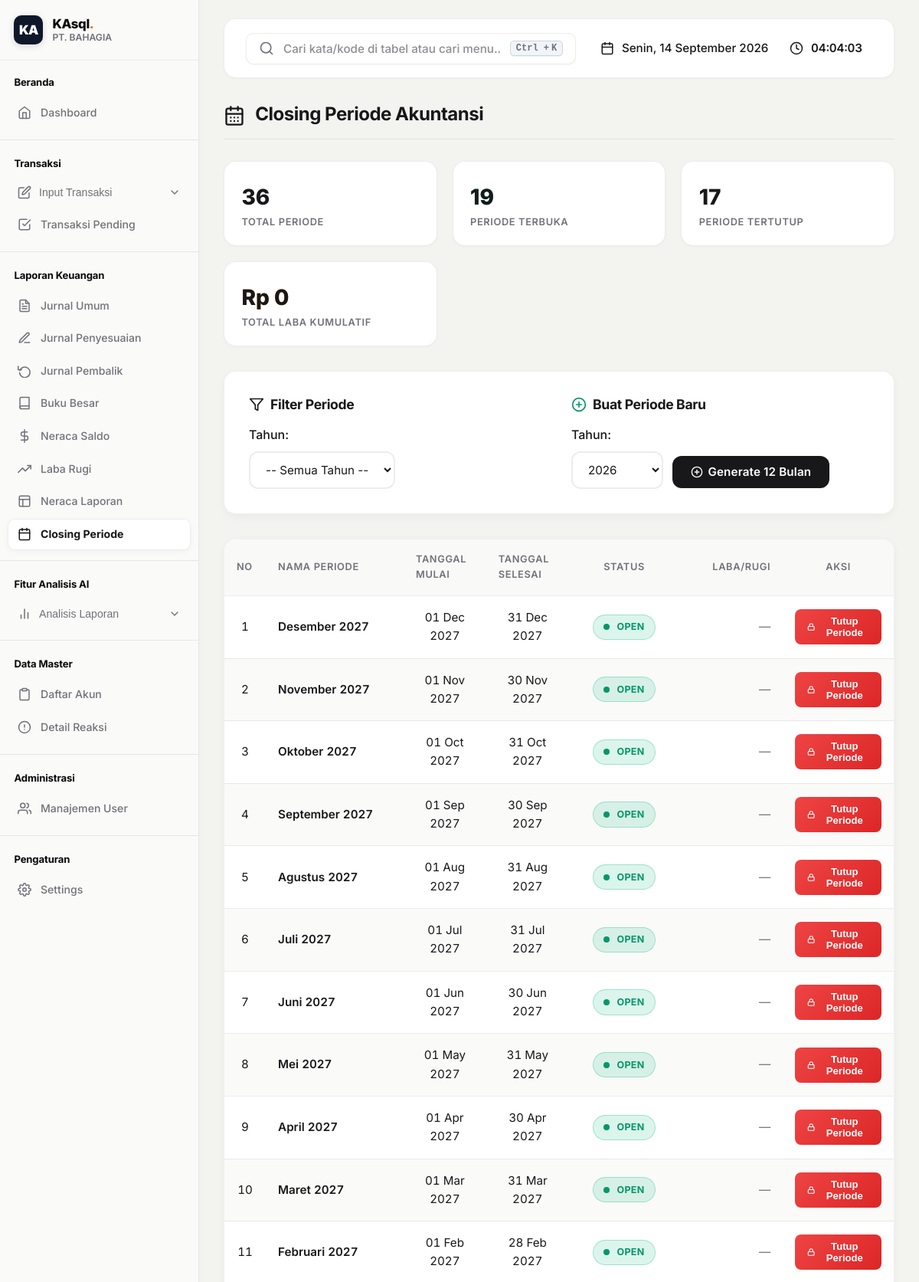
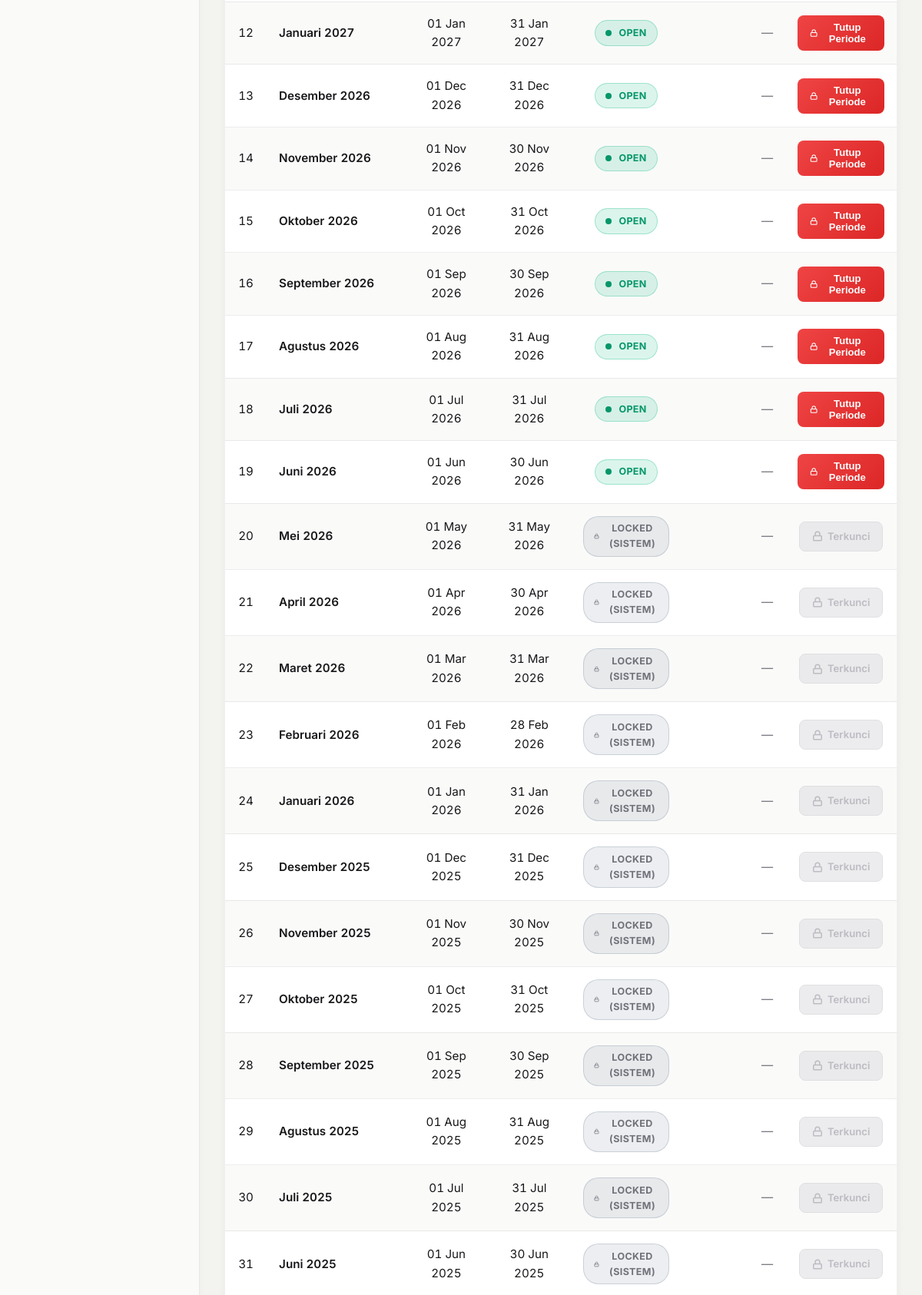
The page /closing (signed in, upper part) on the database its author committed (2 pictures, top to bottom).
### tables this page shows
CREATE TABLE `periode_akuntansi` (
  `id` int NOT NULL AUTO_INCREMENT,
  `nama_periode` varchar(50) NOT NULL,
  `tanggal_mulai` date NOT NULL,
  `tanggal_selesai` date NOT NULL,
  `status` enum('open','closed','reopened') NOT NULL DEFAULT 'open',
  `tanggal_closed` datetime DEFAULT NULL,
  `closed_by` int DEFAULT NULL,
  `laba_periode` decimal(15,2) DEFAULT '0.00',
  PRIMARY KEY (`id`),
  UNIQUE KEY `unique_periode` (`tanggal_mulai`,`tanggal_selesai`),
  KEY `fk_closed_by` (`closed_by`),
  CONSTRAINT `fk_periode_closed_by` FOREIGN KEY (`closed_by`) REFERENCES `users` (`id`) ON DELETE SET NULL
);

### app/controllers/Closing.php (called while the page is built, shortened)
<?php
class Closing extends Controller {
    public function index() {
        $db = new Database();
        $conn = $db->getConnection();
        $error = '';
        $success = '';
        $years_sql = "SELECT DISTINCT YEAR(tanggal_mulai) as tahun FROM periode_akuntansi ORDER BY tahun DESC";
        $years_res = $conn->query($years_sql);
        $years_available = [];
        if ($years_res) {
            while ($row = $years_res->fetch_assoc()) {
                $years_available[] = intval($row['tahun']);
            }
        }
        $filter_tahun = $_GET['tahun'] ?? 'semua';
        $sql_list = "SELECT pa.*, u.nama_lengkap as closed_by_name
                     FROM periode_akuntansi pa
                     LEFT JOIN users u ON pa.closed_by = u.id";
        $sql_list .= " ORDER BY pa.tanggal_mulai DESC";
        $stmt_list = $conn->prepare($sql_list);
        $stmt_list->execute();
        $result_list = $stmt_list->get_result();
        $periodes = [];
        while ($row = $result_list->fetch_assoc()) {
            $periodes[] = $row;
        }
        $data = [
            'title' => 'Closing Periode Akuntansi',
            'error' => $error,
            'success' => $success,
            'years_available' => $years_available,
            'filter_tahun' => $filter_tahun,
            'periodes' => $periodes
        ];
        $this->view('closing/index', $data);
    }
}

### core/App.php (called while the page is built, shortened)
<?php
class App {
    protected $method = 'index';
    protected $params = [];
    public function __construct() {
        $this->controller = new $this->controller;
        call_user_func_array([$this->controller, $this->method], $this->params);
    }
}

### index.php (called while the page is built, shortened)
<?php
$app = new App();

### app/views/closing/index.php (the view, shortened to what this page needs)
<!DOCTYPE html>
<html lang="id">
<head>
    <link rel="stylesheet" href="<?= BASE_URL ?>/public/css/style.css?v=<?= time() ?>">
</head>
<body>
<?php include __DIR__ . '/../layout/sidebar.php'; ?>
<div class="main-content">
    <?php include __DIR__ . '/../layout/header.php'; ?>
    <div class="container">
        <div style="display: flex; justify-content: space-between; align-items: center; border-bottom: 1px solid var(--border-color); margin-bottom: 1.75rem; padding-bottom: 1rem;">
            <h2 style="border: none; margin: 0; padding: 0;" class="page-title">
                Closing Periode Akuntansi
            </h2>
        </div>
        <?php
            $count_open = 0; $count_closed = 0; $total_laba = 0;
            foreach ($data['periodes'] as $p) {
                $is_past_locked = (strtotime($p['tanggal_selesai']) <= strtotime('2026-05-31'));
                if ($p['status'] === 'closed' || $is_past_locked) {
                    $count_closed++;
                    $total_laba += floatval($p['laba_periode']);
                } else if ($p['status'] === 'open' || $p['status'] === 'reopened') {
                    $count_open++;
                }
            }
        ?>
        <div class="period-stats">
            <div class="stat-card">
                <div class="stat-number"><?= count($data['periodes']) ?></div>
                <div class="stat-label">Total Periode</div>
            </div>
            <div class="stat-card stat-open">
                <div class="stat-number"><?= $count_open ?></div>
                <div class="stat-label">Periode Terbuka</div>
            </div>
            <div class="stat-card stat-closed">
                <div class="stat-number"><?= $count_closed ?></div>
                <div class="stat-label">Periode Tertutup</div>
            </div>
            <div class="stat-card stat-laba">
                <div class="stat-number">Rp <?= number_format(abs($total_laba), 0, ',', '.') ?></div>
                <div class="stat-label">Total <?= $total_laba >= 0 ? 'Laba' : 'Rugi' ?> Kumulatif</div>
            </div>
        </div>
        <div class="card no-print" style="margin-bottom: 2rem;">
            <div style="display: grid; grid-template-columns: repeat(auto-fit, minmax(250px, 1fr)); gap: 2rem;">
                <div>
                    <h3 style="margin-top: 0; margin-bottom: 1rem; font-size: 1.1rem; display: flex; align-items: center; gap: 8px;">
                        <svg xmlns="http://www.w3.org/2000/svg" width="20" height="20" viewBox="0 0 24 24" fill="none" stroke="currentColor" stroke-width="2" stroke-linecap="round" stroke-linejoin="round" style="color: var(--primary-color);">
                            <polygon points="22 3 2 3 10 12.46 10 19 14 21 14 12.46 22 3"></polygon>
                        </svg>
                        Filter Periode
                    </h3>
                    <form method="GET" action="" class="form-row" id="formFilterPeriode">
                        <div class="form-group" style="margin-bottom: 0;">
                            <label for="filter_tahun" class="form-label">Tahun:</label>
                            <select name="tahun" id="filter_tahun" class="form-control" style="width: auto; min-width: 140px;" onchange="this.form.submit()">
                                <option value="semua" <?= $data['filter_tahun'] === 'semua' ? 'selected' : '' ?>>-- Semua Tahun --</option>
                            </select>
                        </div>
                    </form>
                </div>
                <?php
                $curr_user_role = $_SESSION['user_role'] ?? 'cashier';
                $is_admin_user = ($curr_user_role === 'admin');
                if ($is_admin_user):
                ?>
                <div>
                    <h3 style="margin-top: 0; margin-bottom: 1rem; font-size: 1.1rem; display: flex; align-items: center; gap: 8px;">
                        Buat Periode Baru
                    </h3>
                    <form method="POST" class="generate-form" id="formGeneratePeriode">
                        <div class="form-group" style="margin-bottom: 0;">
                            <label for="tahun_generate" class="form-label">Tahun:</label>
                            <select name="tahun" id="tahun_generate" class="form-control" style="width: auto; min-width: 120px;" required>
                                <?php
                                $current_year = intval(date('Y'));
                                for($y = $current_year - 2; $y <= $current_year + 2; $y++): ?>
                                    <option value="<?= $y ?>" <?= $y == $current_year ? 'selected' : '' ?>><?= $y ?></option>
                                <?php endfor; ?>
                            </select>
                        </div>
                        <button type="submit" class="btn btn-primary">
                            <svg xmlns="http://www.w3.org/2000/svg" width="16" height="16" viewBox="0 0 24 24" fill="none" stroke="currentColor" stroke-width="2" stroke-linecap="round" stroke-linejoin="round">
                                <circle cx="12" cy="12" r="10"></circle>
                                <line x1="12" y1="8" x2="12" y2="16"></line>
                                <line x1="8" y1="12" x2="16" y2="12"></line>
                            </svg>
                            Generate 12 Bulan
                        </button>
                    </form>
                </div>
                <?php endif; ?>
            </div>
        </div>
        <?php if (count($data['periodes']) > 0): ?>
        <div class="table-container">
            <table class="table" id="tabel-periode">
                <thead>
                    <tr>
                        <th style="width: 5%">No</th>
                        <th style="width: 20%">Nama Periode</th>
                        <th style="width: 12%">Tanggal Mulai</th>
                        <th style="width: 12%">Tanggal Selesai</th>
                        <th style="width: 10%" class="text-center">Status</th>
                        <th style="width: 15%" class="text-right">Laba/Rugi</th>
                        <th style="width: 13%" class="text-center no-print">Aksi</th>
                    </tr>
                </thead>
                <tbody>
                    <?php foreach ($data['periodes'] as $idx => $p):
                        $status = $p['status'];
                        $is_open = ($status === 'open' || $status === 'reopened');
                        $is_past_locked = (strtotime($p['tanggal_selesai']) <= strtotime('2026-05-31'));
                        $is_admin_user = ($_SESSION['user_role'] ?? 'cashier') === 'admin';
                        $can_close_ui = $is_admin_user && $is_open && !$is_past_locked;
                        $laba = floatval($p['laba_periode']);
                    ?>
                    <tr>
                        <td class="text-center"><?= $idx + 1 ?></td>
                        <td style="font-weight: 600;"><?= htmlspecialchars($p['nama_periode']) ?></td>
                        <td class="text-center"><?= date('d M Y', strtotime($p['tanggal_mulai'])) ?></td>
                        <td class="text-center"><?= date('d M Y', strtotime($p['tanggal_selesai'])) ?></td>
                        <td class="text-center">
                            <?php if ($is_past_locked): ?>
                                <span class="badge-closed" style="background: rgba(100, 116, 139, 0.12); color: var(--text-muted); border-color: rgba(100, 116, 139, 0.25);" title="Periode lampau dikunci oleh sistem">
                                    LOCKED (SISTEM)
                                </span>
                            <?php elseif ($status === 'open'): ?>
                                <span class="badge-open">
                                    <svg xmlns="http://www.w3.org/2000/svg" width="8" height="8" viewBox="0 0 8 8" fill="currentColor" style="margin-right: 4px;">
                                        <circle cx="4" cy="4" r="4"></circle>
                                    </svg>
                                    OPEN
                                </span>
                            <?php endif; ?>
                        </td>
                        <td class="text-right">
                            <?php if ($status === 'closed'): ?>
                                <span class="<?= $laba >= 0 ? 'laba-positif' : 'laba-negatif' ?>">
                                    <?= $laba >= 0 ? '' : '(' ?>Rp <?= number_format(abs($laba), 0, ',', '.') ?><?= $laba >= 0 ? '' : ')' ?>
                                </span>
                            <?php else: ?>
                                <span style="color: var(--text-muted);">—</span>
                            <?php endif; ?>
                        </td>
                        <td class="text-center no-print">
                            <?php if ($can_close_ui): ?>
                                <button type="button" class="btn-close-periode" onclick="openClosingModal(<?= $p['id'] ?>)" id="btn-close-<?= $p['id'] ?>">
                                    <svg xmlns="http://www.w3.org/2000/svg" width="14" height="14" viewBox="0 0 24 24" fill="none" stroke="currentColor" stroke-width="2.5" stroke-linecap="round" stroke-linejoin="round">
                                        <rect x="3" y="11" width="18" height="11" rx="2" ry="2"></rect>
                                        <path d="M7 11V7a5 5 0 0 1 10 0v4"></path>
                                    </svg>
                                    Tutup Periode
                                </button>
                            <?php elseif ($is_open && !$is_past_locked && !$is_admin_user): ?>
                                <span class="badge-reopened" style="font-size: 0.75rem; padding: 0.3rem 0.6rem; cursor: not-allowed;" title="Hanya Administrator yang dapat mengeksekusi penutupan periode">
                                    Akses Admin
                                </span>
                            <?php else: ?>
                                <span class="btn-locked" title="<?= $is_past_locked ? 'Periode lampau dikunci oleh sistem' : 'Periode sudah terkunci' ?>">
                                    <svg xmlns="http://www.w3.org/2000/svg" width="14" height="14" viewBox="0 0 24 24" fill="none" stroke="currentColor" stroke-width="2.5" stroke-linecap="round" stroke-linejoin="round">
                                        <rect x="3" y="11" width="18" height="11" rx="2" ry="2"></rect>
                                        <path d="M7 11V7a5 5 0 0 1 10 0v4"></path>
                                    </svg>
                                    Terkunci
                                </span>
                            <?php endif; ?>
                        </td>
                    </tr>
                    <?php endforeach; ?>
                </tbody>
            </table>
        </div>
        <?php endif; ?>
    </div>
</div>
</body>
</html>

### app/views/closing/index.php (style rules this page uses)
.period-stats, .stat-grid { display: grid; grid-template-columns: repeat(auto-fit, minmax(220px, 1fr)); gap: 1.25rem; margin-bottom: 2rem; }
.stat-card { background: var(--bg-surface); border: 1px solid var(--border-color); border-radius: var(--radius-lg); padding: 1.25rem 1.4rem; box-shadow: var(--shadow-sm); transition: all 0.25s ease; position: relative; overflow: hidden; display: flex; flex-direction: column; justify-content: space-between; }
.stat-card .stat-label { font-size: 0.8rem; color: var(--text-muted); text-transform: uppercase; letter-spacing: 0.05em; font-weight: 600; }
.stat-card .stat-number { font-size: 1.75rem; font-weight: 800; color: var(--text-main); margin-top: 0.25rem; }
.stat-card.stat-open .stat-number { background: linear-gradient(135deg, #10b981, #34d399); -webkit-background-clip: text; background-clip: text; }
.stat-card.stat-closed .stat-number { color: var(--text-main); }
.stat-card.stat-laba .stat-number { background: linear-gradient(135deg, #f59e0b, #fbbf24); -webkit-background-clip: text; background-clip: text; }
.badge-open { background: rgba(16, 185, 129, 0.15); color: #059669; border: 1px solid rgba(16, 185, 129, 0.3); padding: 0.35rem 0.85rem; border-radius: 20px; font-size: 0.78rem; font-weight: 700; letter-spacing: 0.03em; display: inline-flex; align-items: center; gap: 5px; }
.badge-closed { background: #ebebe8; color: #52525b; border: 1px solid rgba(0, 0, 0, 0.08); padding: 0.35rem 0.85rem; border-radius: 20px; font-size: 0.78rem; font-weight: 700; letter-spacing: 0.03em; display: inline-flex; align-items: center; gap: 5px; }
.btn-close-periode { display: inline-flex; align-items: center; gap: 6px; padding: 0.5rem 1rem; background: linear-gradient(135deg, #ef4444, #dc2626); color: #fff; border: none; border-radius: var(--radius-sm); font-size: 0.82rem; font-weight: 600; cursor: pointer; transition: all 0.3s ease; text-decoration: none; }
.btn-locked { display: inline-flex; align-items: center; gap: 6px; padding: 0.5rem 1rem; background: var(--btn-disabled-bg); color: var(--btn-disabled-text); border: 1px solid var(--btn-disabled-border); border-radius: var(--radius-sm); font-size: 0.82rem; font-weight: 600; cursor: not-allowed; opacity: 0.7; }
.generate-form { display: flex; align-items: flex-end; gap: 12px; flex-wrap: wrap; }
.generate-form .form-group { margin-bottom: 0; }

### rows shown on the page
periode_akuntansi: nama_periode "Desember 2027", tanggal_mulai "01 Dec 2027", tanggal_selesai "31 Dec 2027", status "open" (drawn)
periode_akuntansi: nama_periode "November 2027", tanggal_mulai "01 Nov 2027", tanggal_selesai "30 Nov 2027", status "open" (drawn)
periode_akuntansi: nama_periode "Oktober 2027", tanggal_mulai "01 Oct 2027", tanggal_selesai "31 Oct 2027", status "open" (drawn)
periode_akuntansi: nama_periode "September 2027", tanggal_mulai "01 Sep 2027", tanggal_selesai "30 Sep 2027", status "open" (drawn)
periode_akuntansi: nama_periode "Agustus 2027", tanggal_mulai "01 Aug 2027", tanggal_selesai "31 Aug 2027", status "open" (drawn)
periode_akuntansi: nama_periode "Juli 2027", tanggal_mulai "01 Jul 2027", tanggal_selesai "31 Jul 2027", status "open" (drawn)
periode_akuntansi: nama_periode "Juni 2027", tanggal_mulai "01 Jun 2027", tanggal_selesai "30 Jun 2027", status "open" (drawn)
periode_akuntansi: nama_periode "Mei 2027", tanggal_mulai "01 May 2027", tanggal_selesai "31 May 2027", status "open" (drawn)
periode_akuntansi: nama_periode "April 2027", tanggal_mulai "01 Apr 2027", tanggal_selesai "30 Apr 2027", status "open" (drawn)
periode_akuntansi: nama_periode "Maret 2027", tanggal_mulai "01 Mar 2027", tanggal_selesai "31 Mar 2027", status "open" (drawn)
periode_akuntansi: nama_periode "Februari 2027", tanggal_mulai "01 Feb 2027", tanggal_selesai "28 Feb 2027", status "open" (drawn)
periode_akuntansi: nama_periode "Januari 2027", tanggal_mulai "01 Jan 2027", tanggal_selesai "31 Jan 2027", status "open" (drawn)
periode_akuntansi: nama_periode "Desember 2026", tanggal_mulai "01 Dec 2026", tanggal_selesai "31 Dec 2026", status "open" (drawn)
periode_akuntansi: nama_periode "November 2026", tanggal_mulai "01 Nov 2026", tanggal_selesai "30 Nov 2026", status "open" (drawn)
periode_akuntansi: nama_periode "Oktober 2026", tanggal_mulai "01 Oct 2026", tanggal_selesai "31 Oct 2026", status "open" (drawn)
periode_akuntansi: nama_periode "September 2026", tanggal_mulai "01 Sep 2026", tanggal_selesai "30 Sep 2026", status "open" (drawn)
periode_akuntansi: nama_periode "Agustus 2026", tanggal_mulai "01 Aug 2026", tanggal_selesai "31 Aug 2026", status "open" (drawn)
periode_akuntansi: nama_periode "Juli 2026", tanggal_mulai "01 Jul 2026", tanggal_selesai "31 Jul 2026", status "open" (drawn)
periode_akuntansi: nama_periode "Juni 2026", tanggal_mulai "01 Jun 2026", tanggal_selesai "30 Jun 2026", status "open" (drawn)
periode_akuntansi: nama_periode "Mei 2026", tanggal_mulai "01 May 2026", tanggal_selesai "31 May 2026", shows "LOCKED (SISTEM)", status "open" (drawn)
periode_akuntansi: nama_periode "April 2026", tanggal_mulai "01 Apr 2026", tanggal_selesai "30 Apr 2026", shows "LOCKED (SISTEM)", status "open" (drawn)
periode_akuntansi: nama_periode "Maret 2026", tanggal_mulai "01 Mar 2026", tanggal_selesai "31 Mar 2026", shows "LOCKED (SISTEM)", status "open" (drawn)
periode_akuntansi: nama_periode "Februari 2026", tanggal_mulai "01 Feb 2026", tanggal_selesai "28 Feb 2026", shows "LOCKED (SISTEM)", status "open" (drawn)
periode_akuntansi: nama_periode "Januari 2026", tanggal_mulai "01 Jan 2026", tanggal_selesai "31 Jan 2026", shows "LOCKED (SISTEM)", status "open" (drawn)
periode_akuntansi: nama_periode "Desember 2025", tanggal_mulai "01 Dec 2025", tanggal_selesai "31 Dec 2025", shows "LOCKED (SISTEM)", status "open" (drawn)
periode_akuntansi: nama_periode "November 2025", tanggal_mulai "01 Nov 2025", tanggal_selesai "30 Nov 2025", shows "LOCKED (SISTEM)", status "open" (drawn)
periode_akuntansi: nama_periode "Oktober 2025", tanggal_mulai "01 Oct 2025", tanggal_selesai "31 Oct 2025", shows "LOCKED (SISTEM)", status "open" (drawn)
periode_akuntansi: nama_periode "September 2025", tanggal_mulai "01 Sep 2025", tanggal_selesai "30 Sep 2025", shows "LOCKED (SISTEM)", status "open" (drawn)
periode_akuntansi: nama_periode "Agustus 2025", tanggal_mulai "01 Aug 2025", tanggal_selesai "31 Aug 2025", shows "LOCKED (SISTEM)", status "open" (drawn)
periode_akuntansi: nama_periode "Juli 2025", tanggal_mulai "01 Jul 2025", tanggal_selesai "31 Jul 2025", shows "LOCKED (SISTEM)", status "open" (drawn)
periode_akuntansi: nama_periode "Juni 2025", tanggal_mulai "01 Jun 2025", tanggal_selesai "30 Jun 2025", shows "LOCKED (SISTEM)", status "open" (drawn)

### other values the page prints
$current_nama_perusahaan "PT. BAHAGIA"
count($data['periodes']) "36"
$count_open "19"
$count_closed "17"
abs($total_laba) "0"
form field tahun "2026"
